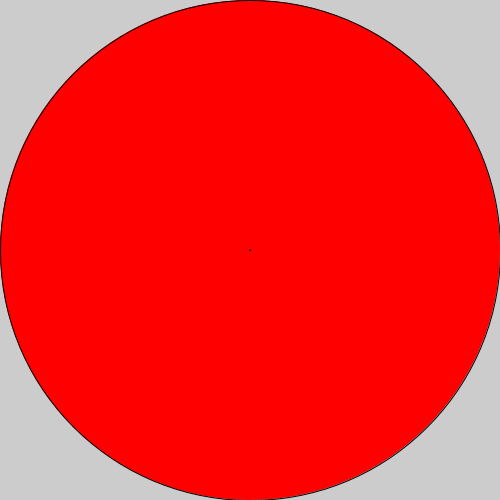
Frame 1 (no input)
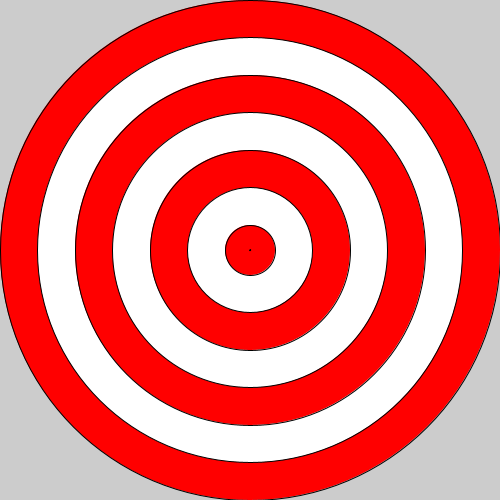
Frame 60 (the mouse pressed at the canvas centre just before this capture)
Frame 120 (the mouse held since frame 60 and released just before this capture): identical to frame 60, image omitted

The Processing sketch that drew these frames (run headless with seeded random() and noise(); from frame 60 on, the mouse is pressed at the canvas centre):

// Processing sketch: sketch_170402a
// ── sketch_170402a.pde
int counter = 1;
int circleSize = 500;
void setup(){
  size (500,500);
}
void draw(){
  if(counter%2==0){
  fill(255,255,255);
  }
  if(counter%2==1){
fill(255,0,0);
  }
    counter++;
if(circleSize>0){
  ellipse(250,250,circleSize,circleSize);
 circleSize -=75;
 ellipse(250,250,1,1);
}
}
